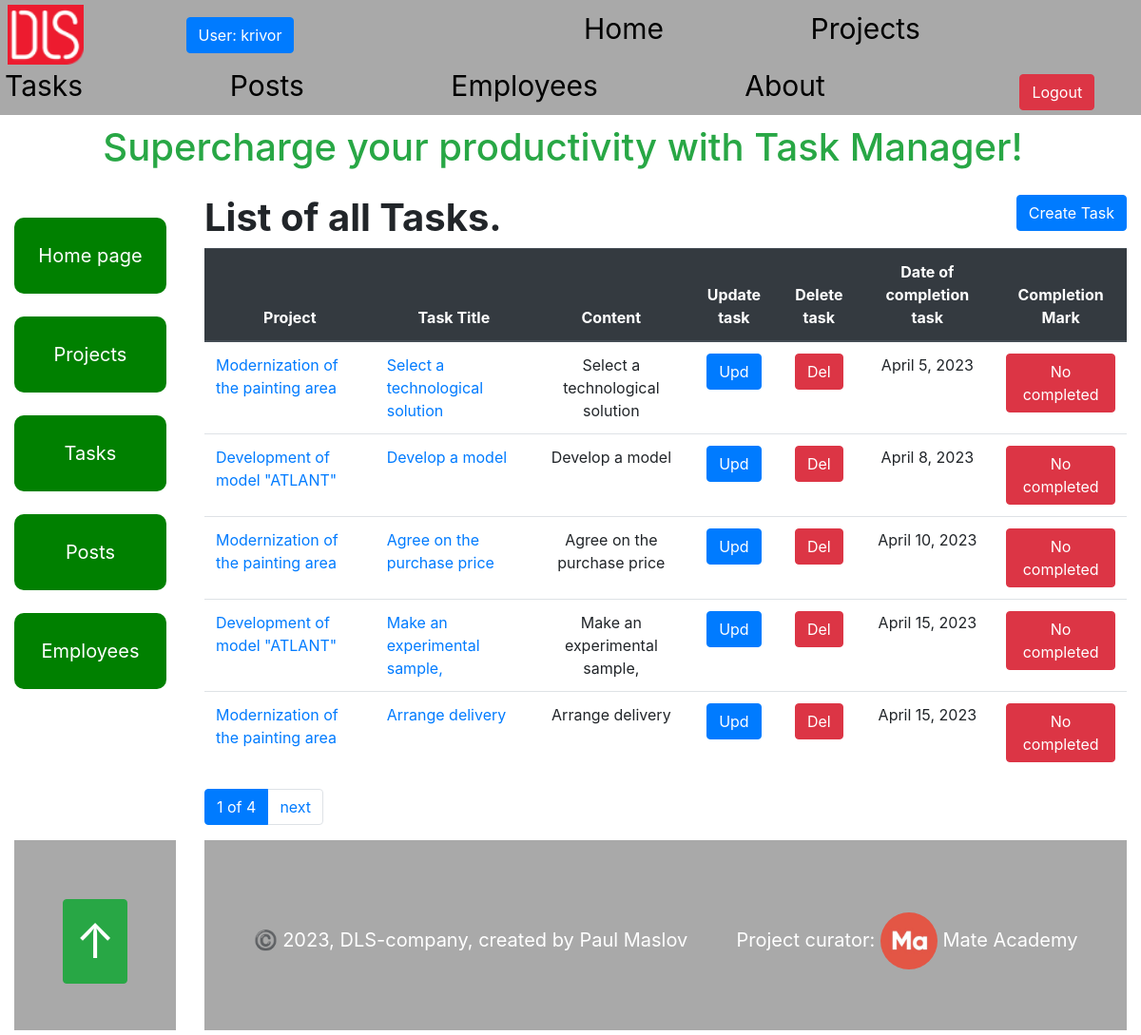
/tasks/ (signed in), run on the app's committed database.
### task_manager/models.py (models this page shows, shortened)
class Employee(AbstractUser):
    position = models.ForeignKey(
        Position,
        null=True,
        blank=True,
        on_delete=models.CASCADE,
        related_name="employees"
    )
    class Meta:
        ordering = ["username"]
        verbose_name = "employee"
        verbose_name_plural = "employees"

class Task(models.Model):
    PRIORITY_CHOICES = (
        ("A", "Urgent"),
        ("B", "No_delay"),
        ("C", "Need"),
    )
    name = models.CharField(max_length=255)
    description = models.TextField(null=True, blank=True)
    created_time = models.DateTimeField(auto_now_add=True)
    deadline = models.DateField(null=True, blank=True)
    is_completed = models.BooleanField()
    priority = models.CharField(
        max_length=1,
        choices=PRIORITY_CHOICES,
        default="B"
    )
    project = models.ForeignKey(Project, on_delete=models.CASCADE, related_name="task")
    assignees = models.ManyToManyField(Employee, related_name="task")
    class Meta:
        ordering = ["deadline", "priority"]

class Project(models.Model):
    name = models.CharField(max_length=255)
    description = models.TextField(null=True, blank=True)
    created_time = models.DateTimeField(auto_now_add=True)
    deadline = models.DateField(null=True, blank=True)
    is_completed = models.BooleanField()
    owner = models.ForeignKey(
        Employee,
        on_delete=models.CASCADE,
        related_name="project",
    )
    team = models.ForeignKey(
        Team,
        on_delete=models.CASCADE,
    )
    project_type = models.ForeignKey(
        ProjectType,
        on_delete=models.CASCADE,
    )
    class Meta:
        ordering = ["deadline"]

### task_manager/views.py (the view)
# urls.py: path("tasks/", TaskListView.as_view(), name="task-list"),
class TaskListView(LoginRequiredMixin, generic.ListView):
    model = Task
    paginate_by = 5
    queryset = Task.objects.select_related(
        "project"
    ).prefetch_related("assignees").order_by("deadline")

### templates/task_manager/task_list.html
{% extends "base.html" %}
{% block content %}
  <h1>
    <strong>List of all Tasks.</strong>
    <a
      class="btn btn-primary"
      style="float: right"
      href="{% url 'task_manager:task-create' %}">
      Create Task
    </a>
  </h1>
  <table class="table">
    <thead class="thead-dark">
      <tr class="text-center">
        <th scope="col">Project</th>
        <th scope="col">Task Title</th>
        <th scope="col">Content</th>
        <th scope="col">Update task</th>
        <th scope="col">Delete task</th>
        <th scope="col">Date of completion task</th>
        <th scope="col">Completion Mark</th>
      </tr>
    </thead>
    <tbody>
    {% for task in task_list %}
      <tr>
        <td><a href="{% url 'task_manager:project-detail' pk=task.project.id %}">{{ task.project.name }}</a></td>
        <td><a href="{% url 'task_manager:task-detail' pk=task.id %}">{{ task.name }}</a></td>
        <td class="text-center">{{ task.description }}</td>
        <td class="text-center">
          <a class="btn btn-primary" href="{% url 'task_manager:task-update' pk=task.id %}">
            Upd
          </a>
        </td>
        <td class="text-center">
          <a class="btn btn-danger" href="{% url 'task_manager:task-delete' pk=task.id %}">
            Del
          </a>
        </td>
        <td class="text-center">{{ task.deadline }}</td>
        <td class="text-center">
        {% if task.is_completed %}
          <a
            class="btn btn-success"
            href="#">
            Completed
          </a>
          {% else %}
           <a
            class="btn btn-danger"
            href="#">
            No completed
          </a>
        {% endif %}
        </td>
      </tr>
    {% endfor %}
    </tbody>
  </table>
{% endblock %}

### templates/includes/navigation.html (shortened to what this page needs)
{% load static %}
<div class="header">
  <span class="logo">
    <a href="https://dls.ua/">
      <img src="{% static 'images/logodls.png'%}" alt="DLS logo">
    </a>
  </span>
   {% if user.is_authenticated %}
     <a
       class="login btn btn-primary"
       href="{% url 'task_manager:employee-detail' pk=user.id %}">
       User: {{ user.username }}
     </a>
     <div class="nav">
       <a class="nav__link" href="{% url 'task_manager:index' %}">Home</a>
       <a class="nav__link" href="{% url 'task_manager:project-list' %}">Projects</a>
       <a class="nav__link" href="{% url 'task_manager:task-list' %}">Tasks</a>
       <a class="nav__link" href="{% url 'task_manager:post-list' %}">Posts</a>
       <a class="nav__link" href="{% url 'task_manager:employee-list' %}">Employees</a>
       <a class="nav__link" href="{% url 'task_manager:about' %}">About</a>
     </div>
     <a class="btn btn-danger" href="{% url 'logout' %}">Logout</a>
   {% endif %}
</div>

### static/css/styles.css (style rules this page uses)
html { scroll-behavior: smooth; }
body { margin: 0; padding: 0; box-sizing: border-box; --button-height: 100px; --button-width: 100px; }
.header { padding: 5px; text-align: left; background-color: darkgray; }
.nav { margin-right: 50px; display: inline; }
.nav__link { margin-right: 150px; display: inline-block; font-size: 30px; color: black; text-decoration: burlywood; }
.logo { margin-right: 100px; padding: 3px; }
.logo img { width: 80px; }
.login { margin-right: 300px; }

### data on the page
Employee: username "krivor"
Task: project.name "Modernization of the painting area", name "Select a technological solution", description "Select a technological solution", deadline "April 5, 2023", is_completed "No completed"
Task: project.name "Development of model \"ATLANT\"", name "Develop a model", description "Develop a model", deadline "April 8, 2023", is_completed "No completed"
Task: project.name "Modernization of the painting area", name "Agree on the purchase price", description "Agree on the purchase price", deadline "April 10, 2023", is_completed "No completed"
Task: project.name "Development of model \"ATLANT\"", name "Make an experimental sample,", description "Make an experimental sample,", deadline "April 15, 2023", is_completed "No completed"
Task: project.name "Modernization of the painting area", name "Arrange delivery", description "Arrange delivery", deadline "April 15, 2023", is_completed "No completed"

### other printed values
{{ page_obj.number }} "1"
{{ paginator.num_pages }} "4"
